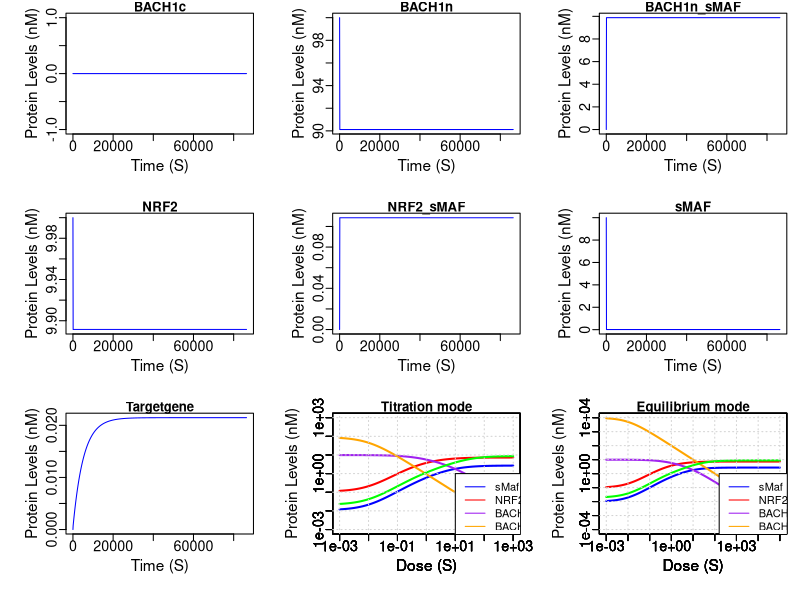

The R source for this figure:
## ---- chunk 1
# Load Package
library(deSolve)
## ---- chunk 2
## ---------------------------------
## Parameter values
## --------------------------------- 
parameters <- c(
  S = 0,
  k1 = 100 * log(2) / (20 * 60),
  k2 = log(2) / (20 * 60),
  k3 = 0.1,     ## Titration mode: k3 = 0.1, Equilibrium mode: k3 = 0.01
  k4 = 0.01,    ## Titration mode: k4 = 0.01, Equilibrium mode: k4 = 0.1
  k5 = 0.1,
  k6 = 0.1,
  k7 = 10 * log(2) / (60 * 60),
  k8 = log(2) / (60 * 60),
  Kd7 = 1,
  Ki7 = 0.2
)
## ----------------------------------
## Initial conditions
## ----------------------------------
y0 <- c(
  BACH1c  = 0,
  BACH1n  = 100,    ## Titration mode: BACH1n = 100, Equilibrium mode: BACH1n = 10000
  BACH1n_sMAF = 0,
  NRF2 = 10,
  NRF2_sMAF = 0,
  sMAF = 10,
  Targetgene = 0
)

## ----------------------------------
## Differential equations to solve
## ----------------------------------
Model_V <- function(times, y, parms)
{
  with(as.list(c(y, parms)),
       {
         #ODEs for the state variables
          dBACH1cdt = k1 * BACH1n * S - k2 * BACH1c
          dBACH1ndt = - k1 * S * BACH1n + k2 * BACH1c - k3 * BACH1n * sMAF + k4 * BACH1n_sMAF
          dBACH1n_sMAFdt = k3 * BACH1n * sMAF - k4 * BACH1n_sMAF
          dNRF2dt = - k5 * NRF2 * sMAF + k6 * NRF2_sMAF
          dNRF2_sMAFdt = k5 * NRF2 * sMAF - k6 * NRF2_sMAF
          dsMAFdt = - k3 * BACH1n * sMAF + k4 * BACH1n_sMAF - k5 * NRF2 * sMAF + k6 * NRF2_sMAF
          dTargetgenedt =  k7 * NRF2_sMAF / (Kd7 * (1 + BACH1n_sMAF / Ki7) + NRF2_sMAF) - k8 * Targetgene 
         #Return simulated value of Y at each time step
         list(c(dBACH1cdt, dBACH1ndt, dBACH1n_sMAFdt, dNRF2dt, dNRF2_sMAFdt, dsMAFdt, dTargetgenedt)); #They need to follow the same order as the ODEs
       })
}

## ----------------------------------
## Run simulation
## ----------------------------------
#Time span of simulation
tspan <- seq(0, 86400, by = 100)
#Call the lsoda function to numerically solve the ODEs
output <- lsoda(y = y0, times = tspan, func = Model_V, parms = parameters)
#Optional: show the result of the first 6 time steps
head(output)
## ---- chunk 3
## ----------------------------------
## Plotting simulation results
## ----------------------------------
par(mar = c(5, 5, 1, 1), mgp = c(2, 0.5, 0)) # mar(figure margins):bottom, left, top, right; mgp(label position): distance from label, scale, tick marks to plot 
plot(output, xlab = "Time (S)", ylab = "Protein Levels (nM)", las=0.5, cex.lab=1.4, cex.axis=1.3, col="blue")
## ---- chunk 4
## Dose Response (Fig. 6B)
## -------------------------------------
## Titration mode
logdose <- seq(-3,3, by = 0.1)
dose <- 10^logdose

sMAF_ss <- c()          #A vector to hold steady-state sMAF values
NRF2_sMAF_ss <- c()     #A vector to hold steady-state NRF2_sMAF values
BACH1n_sMAF_ss <- c()   #A vector to hold steady-state BACH1n_sMAF values
BACH1n_ss <- c()        #A vector to hold steady-state BACH1n values
Targetgene_ss <- c()    #A vector to hold steady-state Targetgene values

for( i in dose)
{
  parameters["S"]=i
  output <- lsoda(y = y0, times = tspan, func = Model_V, parms = parameters)
  lastpoint_index <- length(output[,"time"])
  sMAF_ss <- c(sMAF_ss,output[lastpoint_index,"sMAF"])
  NRF2_sMAF_ss <- c(NRF2_sMAF_ss,output[lastpoint_index,"NRF2_sMAF"])
  BACH1n_sMAF_ss <- c(BACH1n_sMAF_ss,output[lastpoint_index,"BACH1n_sMAF"])
  BACH1n_ss <- c(BACH1n_ss,output[lastpoint_index,"BACH1n"])
  Targetgene_ss <- c(Targetgene_ss,output[lastpoint_index,"Targetgene"])
}
plot(dose, sMAF_ss, log="xy", xlim = c(0.001, 1000), ylim = c(0.001, 1000), xlab="Dose (S)", ylab ="", 
     cex.lab =1.4, cex.axis=1.3, las=0.5, lwd = 2, type="l", pch=20, col="blue") 
title(main = "Titration mode")

par(new=TRUE)
plot(dose, NRF2_sMAF_ss, log="xy", xlim = c(0.001, 1000), ylim = c(0.001, 1000), xlab="Dose (S)", ylab ="", 
     cex.lab =1.4, cex.axis=1.3, las=0.5, lwd = 2, type="l", pch=20, col="red") 

par(new=TRUE)
plot(dose, BACH1n_sMAF_ss, log="xy", xlim = c(0.001, 1000), ylim = c(0.001, 1000), xlab="Dose (S)", ylab ="", 
     cex.lab =1.4, cex.axis=1.3, las=0.5, lwd = 2, type="l", pch=20, col="purple") 

par(new=TRUE)
plot(dose, BACH1n_ss, log="xy", xlim = c(0.001, 1000), ylim = c(0.001, 1000), xlab="Dose (S)", ylab ="", 
     cex.lab =1.4, cex.axis=1.3, las=0.5, lwd = 2, type="l", pch=20, col="orange") 

par(new=TRUE)
plot(dose, Targetgene_ss, log="xy", xlim = c(0.001, 1000), ylim = c(0.001, 1000), xlab="Dose (S)", ylab ="", 
     cex.lab =1.4, cex.axis=1.3, las=0.5, lwd = 2, type="l", pch=20, col="green") 

title(ylab="Protein Levels (nM)", line=2.5, cex.lab=1.4)
grid()
legend(10,1, legend=c("sMaf", "NRF2_sMaf", "BACH1n_sMaf","BACH1n","Targetgene"), 
       col=c("blue","red","purple","orange","green") , lty=1, cex=1)

## ---- chunk 5
## Dose Response (Fig. 6C)
## -------------------------------------
## Equilibrium mode
parameters["k3"]= 0.01      ## Titration mode: k3 = 0.1, Equilibrium mode: k3 = 0.01
parameters["k4"]= 0.1       ## Titration mode: k4 = 0.01, Equilibrium mode: k4 = 0.1
y0["BACH1n"]= 10000         ## Titration mode: BACH1n = 100, Equilibrium mode: BACH1n = 10000

logdose <- seq(-3,5, by = 0.1)
dose <- 10^logdose

sMAF_ss <- c()          #A vector to hold steady-state sMAF values
NRF2_sMAF_ss <- c()     #A vector to hold steady-state NRF2_sMAF values
BACH1n_sMAF_ss <- c()   #A vector to hold steady-state BACH1n_sMAF values
BACH1n_ss <- c()        #A vector to hold steady-state BACH1n values
Targetgene_ss <- c()    #A vector to hold steady-state Targetgene values

for( i in dose)
{
  parameters["S"]=i
  output <- lsoda(y = y0, times = tspan, func = Model_V, parms = parameters)
  lastpoint_index <- length(output[,"time"])
  sMAF_ss <- c(sMAF_ss,output[lastpoint_index,"sMAF"])
  NRF2_sMAF_ss <- c(NRF2_sMAF_ss,output[lastpoint_index,"NRF2_sMAF"])
  BACH1n_sMAF_ss <- c(BACH1n_sMAF_ss,output[lastpoint_index,"BACH1n_sMAF"])
  BACH1n_ss <- c(BACH1n_ss,output[lastpoint_index,"BACH1n"])
  Targetgene_ss <- c(Targetgene_ss,output[lastpoint_index,"Targetgene"])
}
plot(dose, sMAF_ss, log="xy", xlim = c(0.001, 100000), ylim = c(0.0001, 10000), xlab="Dose (S)", ylab ="", 
     cex.lab =1.4, cex.axis=1.3, las=0.5, lwd = 2, type="l", pch=20, col="blue") 
title(main = "Equilibrium mode")

par(new=TRUE)
plot(dose, NRF2_sMAF_ss, log="xy", xlim = c(0.001, 100000), ylim = c(0.0001, 10000), xlab="Dose (S)", ylab ="", 
     cex.lab =1.4, cex.axis=1.3, las=0.5, lwd = 2, type="l", pch=20, col="red") 

par(new=TRUE)
plot(dose, BACH1n_sMAF_ss, log="xy", xlim = c(0.001, 100000), ylim = c(0.0001, 10000), xlab="Dose (S)", ylab ="", 
     cex.lab =1.4, cex.axis=1.3, las=0.5, lwd = 2, type="l", pch=20, col="purple") 

par(new=TRUE)
plot(dose, BACH1n_ss, log="xy", xlim = c(0.001, 100000), ylim = c(0.0001, 10000), xlab="Dose (S)", ylab ="", 
     cex.lab =1.4, cex.axis=1.3, las=0.5, lwd = 2, type="l", pch=20, col="orange") 

par(new=TRUE)
plot(dose, Targetgene_ss, log="xy", xlim = c(0.001, 100000), ylim = c(0.0001, 10000), xlab="Dose (S)", ylab ="", 
     cex.lab =1.4, cex.axis=1.3, las=0.5, lwd = 2, type="l", pch=20, col="green") 

title(ylab="Protein Levels (nM)", line=2.5, cex.lab=1.4)
grid()
legend(160,1, legend=c("sMaf", "NRF2_sMaf", "BACH1n_sMaf","BACH1n","Targetgene"), 
       col=c("blue","red","purple","orange","green") , lty=1, cex=1)
